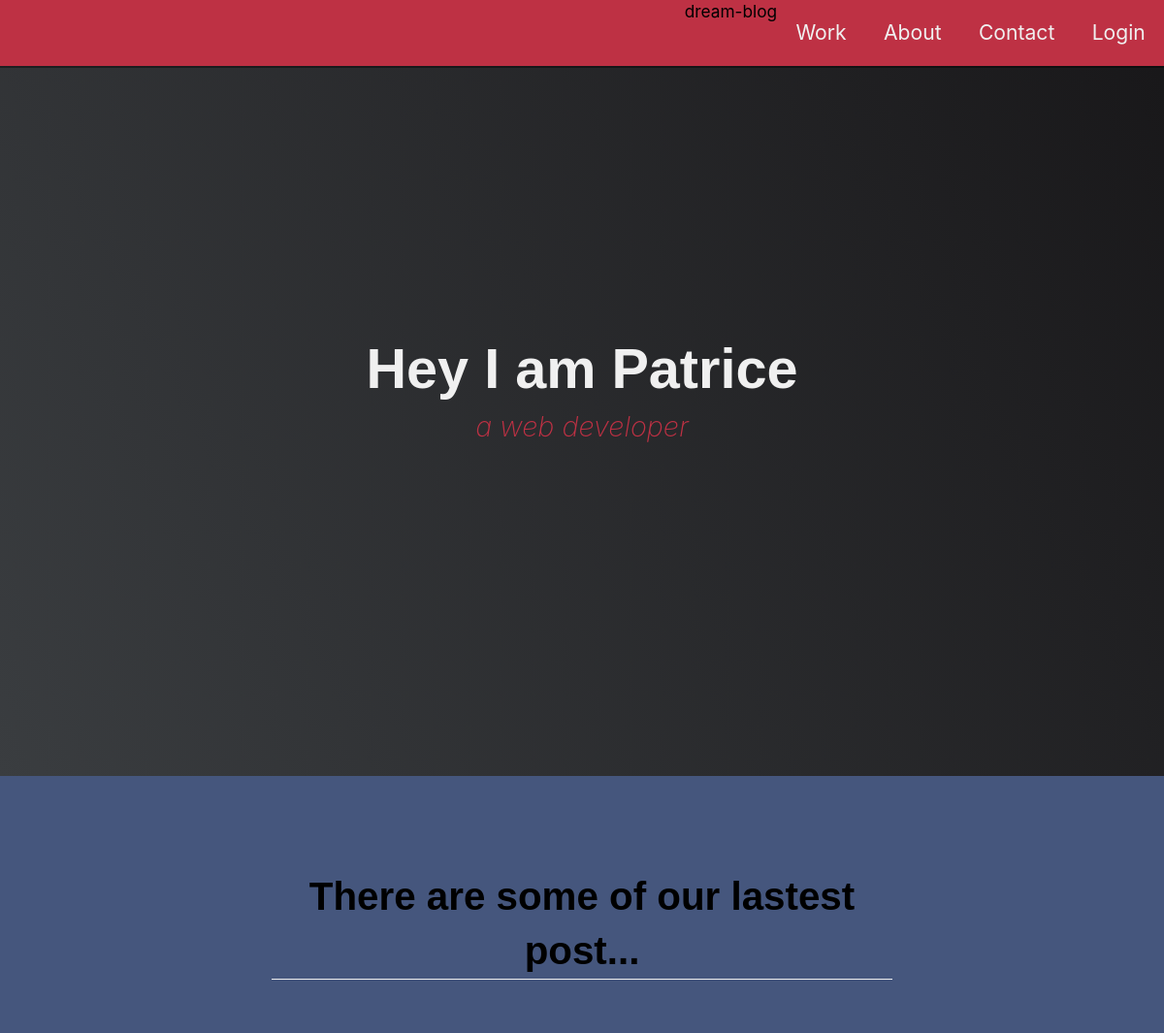
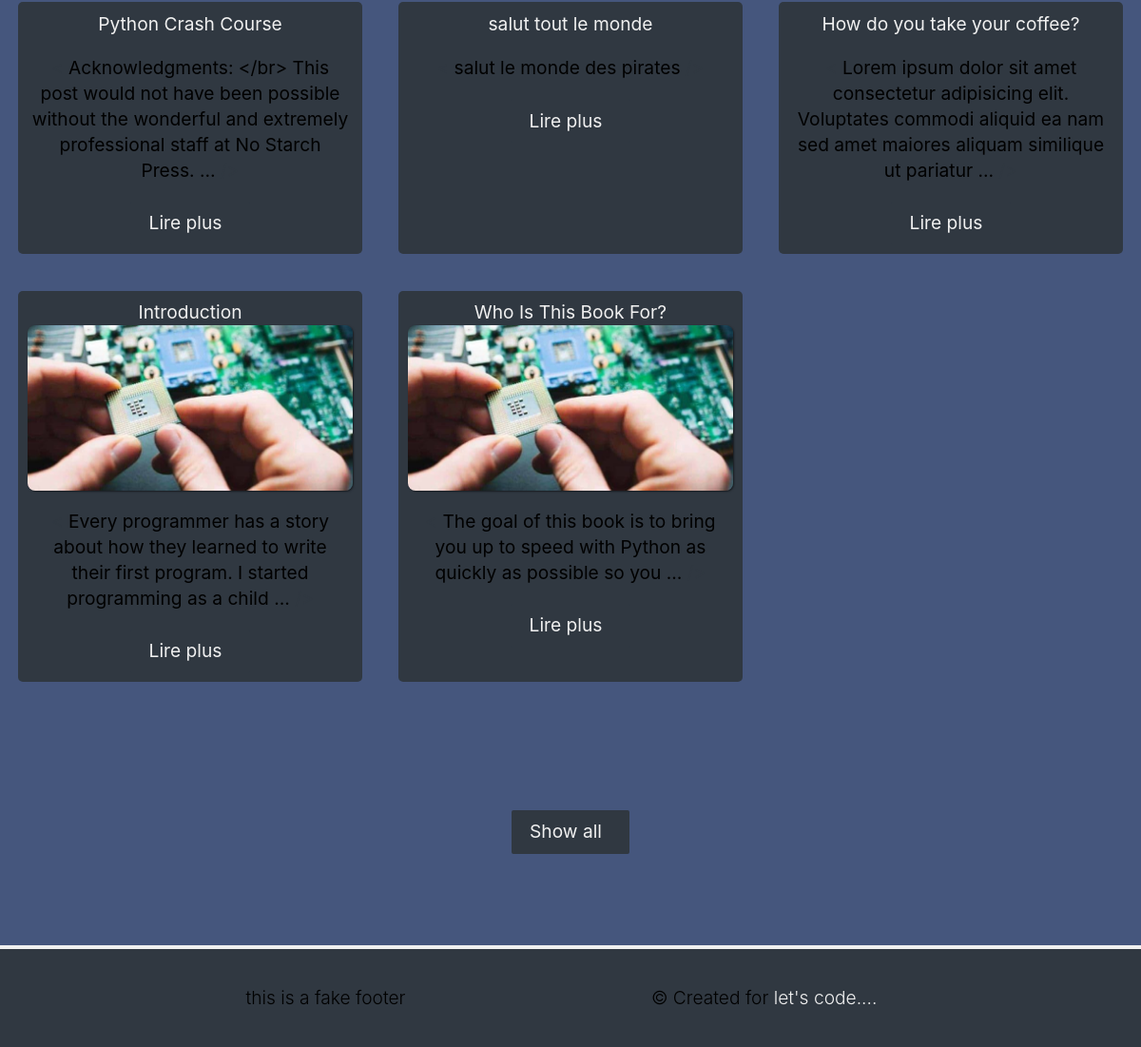
Screenshot of /blog/ with the database file from the repository (2 pictures, top to bottom).
### post/models.py (models this page shows, shortened)
class Post(models.Model):
    title = models.CharField(max_length=100)
    overview = models.TextField(default ='')
    timestamp = models.DateTimeField(auto_now_add=True)
    mod_date = models.DateTimeField(auto_now = True)
    content = models.TextField()
    author = models.ForeignKey(Author, on_delete=models.CASCADE)
    thumbnail = models.ImageField()
    category = models.ManyToManyField(Category)
    featured = models.BooleanField()
    previous_post = models.ForeignKey(
        'self', related_name='previous', on_delete=models.SET_NULL, blank=True, null=True)
    next_post = models.ForeignKey(
        'self', related_name='next', on_delete=models.SET_NULL, blank=True, null=True)
    def get_absolute_url(self):
        return reverse('post-detail', kwargs={
            'id': self.pk
        })

### post/views.py (the view)
# urls.py: path('blog/', views.post_list, name =  'post-list'),
def post_list(request):
    post = Post.objects.all()
    context = {"post":post}
    return render(request, 'post/post_list.html', context)

### post/templates/post/post_list.html (shortened to what this page needs)
{% extends 'post/base.html' %}
{% block content %}
    <main id="projects" class="project-section">
        <h2 class="project-section-header">There are some of our lastest post...</h2>
        <div class="project-grid">
            {% for post in post %}
            <div class="project-container">
                <a class="prject project-title" href="{{ post.get_absolute_url }}">{{post.title}}</a>
                <img src="{{post.thumbnail.url}}" class="project" class = "project-img" alt="">
                <p class="project-title"><span class="code">&lt;</span>
                {{post.content|truncatewords:20}}
                <span class="code">&#47;&gt;</span></p>
                <a href="{{ post.get_absolute_url }}" class="btn btn-show-all" target="_blank">Lire plus</a>
            </div>
            {% endfor %}
        </div>
        <a href="#" class="btn btn-show-all" target="_blank">Show all</a>
    </main>
{% endblock content %}

### post/templates/post/base.html (shortened to what this page needs)
<!DOCTYPE html>
<html lang="fr-fr">
{% include 'post/head.html' %}
<body>
    {% include 'post/navbar.html' %}
    {% include 'post/header.html' %}
    {% block content %}
    {% endblock content %}
    {% include 'post/footer.html' %}
</body>
</html>

### post/templates/post/head.html (shortened to what this page needs)
{% load static %}
<head>
    <link rel="stylesheet" href="{% static 'post/css/base.css' %}">
    <link rel="stylesheet" href="{% static 'post/css/navbar.css' %}">
    <link rel="stylesheet" href="{% static 'post/css/header.css' %}">
    <link rel="stylesheet" href="{% static 'post/css/main.css' %}">
    <link rel="stylesheet" href="{% static 'post/css/detail.css' %}">
    <link rel="stylesheet" href="{% static 'post/css/messages.css' %}">
</head>

### post/templates/post/navbar.html (shortened to what this page needs)
{% load static %}
{% block content %}
    <nav id="navbar" class="nav">
            <span class="logo-navbar">
                dream-blog
            </span>
            <ul class="nav-list">
                <li>
                    <a href="{% url 'post-list' %}">work</a>
                </li>
                <li>
                    <a href="#">about</a>
                </li>
                <li>
                    <a href="#">Contact</a>
                </li>
                {% if request.user.is_authenticated %}
                    <li>
                        <a href="#">Compte</a>
                    </li>
                {% else %}
                    <li>
                        <a href="#">Login</a>
                    </li>
                {% endif %}
            </ul>
    </nav>
{% endblock content %}

### post/templates/post/header.html
{% block content %}
{% if request.path == post.get_absolute_url %}
    <header id="welcome-section" class="welcome-section">
        <h1>{{post.title}}</h1>
        <p>Publier par {{post.author.user.username}} </p>
    </header>
{% elif request.path == '/create/' %}
    <header id="welcome-section" class="welcome-section">
        <h1>Happy to create a new post!</h1>
        <p>{{request.user.username}} </p>
    </header>
{% elif request.path == post.get_update_url %}
    <header id="welcome-section" class="welcome-section">
        <h1>Update of {{post.title}}</h1>
        <p>by {{request.user.username}} </p>
    </header>
{% else %}
    <header id="welcome-section" class="welcome-section">
        <h1>Hey I am Patrice</h1>
        <p>a web developer</p>
    </header>
    {% endif %}
{% endblock content %}

### post/templates/post/footer.html (shortened to what this page needs)
<footer id="footer" class="footer-section">
    <div class="footer-header">
        <p>this is a fake footer</p>
    </div>
    <p>
        &copy; Created for
        <a href="#" target="_blank"
        >let's code.... </a>
    </p>
</footer>

### post/static/post/css/base.css (style rules this page uses)
:root { --main-white: #f0f0f0; --main-red: #be3144; --main-blue: #45567d; --main-gray: #303841; }
* { margin: 0; padding: 0; }
*, *::before, *::after { box-sizing: inherit; }
html { box-sizing: border-box; font-size: 62.5%; scroll-behavior: smooth; }
@media (max-width: 75em) { html { font-size: 60%; } }
body { font-family: -apple-system, BlinkMacSystemFont, 'Segoe UI', Roboto, Oxygen, Ubuntu, Cantarell, 'Open Sans', 'Helvetica Neue', sans-serif; font-size: 1.8rem; font-weight: 400; line-height: 1.4; }
h1, h2 { font-family: 'Raleway', sans-serif; font-weight: 700; text-align: center; }
h1 { font-size: 6rem; }
h2 { font-size: 4.2rem; }
ul { list-style: none; }
a { text-decoration: none; color: var(--main-white); }
img { display: block; width: 100%; height: auto; }

### post/static/post/css/navbar.css (style rules this page uses)
.nav { display: flex; justify-content: flex-end; position: fixed; top: 0; left: 0; width: 100%; height: auto; background: var(--main-red); box-shadow: 0 2px 0 rgba(0, 0, 0, 0.4); z-index: 10; }
.nav-list { display: flex; margin-right: 0rem; }
.nav-list a { display: block; font-size: 2.2rem; padding: 2rem; text-transform: capitalize; transition: transform 0.4s ease-in-out; }

### post/static/post/css/header.css (style rules this page uses)
.welcome-section { display: flex; flex-direction: column; justify-content: center; align-items: center; width: 100%; height: 100vh; background-color:#000; background-image: linear-gradient(62deg, #3a3d40 0%, #181719 100%); }
.welcome-section > h1 { color: var(--main-white); }
.welcome-section > p { font-size: 3rem; font-weight: 200; font-style: italic; color: var(--main-red); }

### post/static/post/css/main.css (style rules this page uses)
.project-section { text-align: center; background-color: var(--main-blue); padding: 10rem 2rem; }
.project-section-header { max-width: 640px; margin: 0 auto 6rem auto; border-bottom: 0.2rem solid var(--main-white) ; }
.project-container { padding: 1rem; border-radius: 5px; background-color:var(--main-gray) }
.project-grid { display: grid; grid-template-columns: repeat(auto-fill, minmax(320px, 1fr)); grid-gap: 4rem; width: 100%; max-width: 1280px; margin: 0 auto; margin-bottom: 6rem; }
.project { background-color: var(--main-gray); box-shadow: 1px 1px 2px rgba(0, 0 ,0 ,0.5); border-radius: 8px; }
.code { color: var(--main-gray); transition: color 0.3s ease-out; }
.project-title { font-size: 2rem; padding: 2rem 0.5rem; }
.btn { display: inline-block; padding: 1rem 2rem; border: none; border-radius: 80px; }
.btn-show-all { font-size: 2rem; background: var(--main-gray); border: none; border-radius: 2px; }
.btn-show-all:nth-child(3) { margin-top: 8rem; }
footer { display: flex; justify-content: space-evenly; align-items: center; padding: 2rem; font-weight: 300; background-color: var(--main-gray); border-top: 4px solid var(--main-white); }
footer > p { margin: 2rem; }

### post/static/post/css/detail.css (style rules this page uses)
p { font-size: 2rem; }

### rows the page displays
Post: title "Python Crash Course", content "Acknowledgments: </br> This post would not have been possible without the wonderful and extremely professional staff at No Starch Press. …"
Post: title "salut tout le monde", content "salut le monde des pirates"
Post: title "How do you take your coffee?", content "Lorem ipsum dolor sit amet consectetur adipisicing elit. Voluptates commodi aliquid ea nam sed amet maiores aliquam similique ut pariatur …"
Post: title "Introduction", thumbnail (picture), content "Every programmer has a story about how they learned to write their first program. I started programming as a child …"
Post: title "Who Is This Book For?", thumbnail (picture), content "The goal of this book is to bring you up to speed with Python as quickly as possible so you …"
